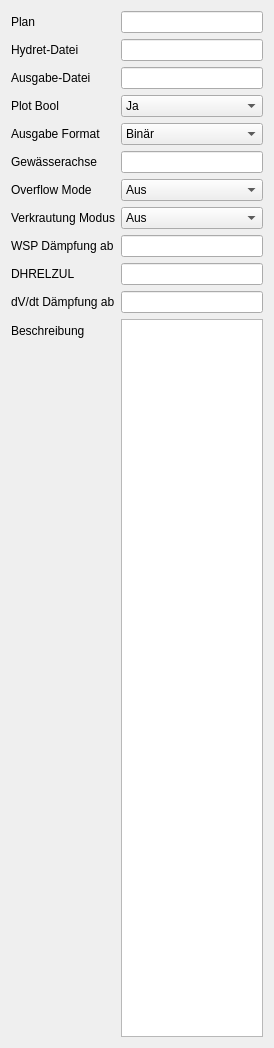
         <widget class="QWidget" name="runf">
          <property name="geometry">
           <rect>
            <x>0</x>
            <y>0</y>
            <width>274</width>
            <height>1048</height>
           </rect>
          </property>
          <attribute name="label">
           <string>Projekt-Datein</string>
          </attribute>
          <layout class="QFormLayout" name="formLayout_8">
           <item row="0" column="0">
            <widget class="QLabel" name="label_10">
             <property name="text">
              <string>Plan</string>
             </property>
            </widget>
           </item>
           <item row="0" column="1">
            <widget class="QLineEdit" name="p_plan">
             <property name="text">
              <string/>
             </property>
            </widget>
           </item>
           <item row="1" column="0">
            <widget class="QLabel" name="label_16">
             <property name="text">
              <string>Hydret-Datei</string>
             </property>
            </widget>
           </item>
           <item row="1" column="1">
            <widget class="QLineEdit" name="p_hyd">
             <property name="text">
              <string/>
             </property>
            </widget>
           </item>
           <item row="3" column="0">
            <widget class="QLabel" name="label_18">
             <property name="text">
              <string>Ausgabe-Datei</string>
             </property>
            </widget>
           </item>
           <item row="3" column="1">
            <widget class="QLineEdit" name="p_aus"/>
           </item>
           <item row="4" column="0">
            <widget class="QLabel" name="label_19">
             <property name="text">
              <string>Plot Bool</string>
             </property>
            </widget>
           </item>
           <item row="4" column="1">
            <widget class="QComboBox" name="p_plot">
             <item>
              <property name="text">
               <string>Ja</string>
              </property>
             </item>
             <item>
              <property name="text">
               <string>Nein</string>
              </property>
             </item>
            </widget>
           </item>
           <item row="5" column="0">
            <widget class="QLabel" name="label_20">
             <property name="text">
              <string>Ausgabe Format</string>
             </property>
            </widget>
           </item>
           <item row="5" column="1">
            <widget class="QComboBox" name="p_format">
             <item>
              <property name="text">
               <string>Binär</string>
              </property>
             </item>
             <item>
              <property name="text">
               <string>Ascii</string>
              </property>
             </item>
            </widget>
           </item>
           <item row="7" column="0">
            <widget class="QLabel" name="label_21">
             <property name="text">
              <string>Gewässerachse</string>
             </property>
            </widget>
           </item>
           <item row="7" column="1">
            <widget class="QLineEdit" name="p_achse"/>
           </item>
           <item row="9" column="0">
            <widget class="QLabel" name="label_22">
             <property name="text">
              <string>Overflow Mode</string>
             </property>
            </widget>
           </item>
           <item row="9" column="1">
            <widget class="QComboBox" name="p_ovfbil_2">
             <item>
              <property name="text">
               <string>Aus</string>
              </property>
             </item>
             <item>
              <property name="text">
               <string>OVFBIL</string>
              </property>
             </item>
             <item>
              <property name="text">
               <string>OVFREG</string>
              </property>
             </item>
            </widget>
           </item>
           <item row="11" column="0">
            <widget class="QLabel" name="label_26">
             <property name="text">
              <string>Verkrautung Modus</string>
             </property>
            </widget>
           </item>
           <item row="11" column="1">
            <widget class="QComboBox" name="p_kstmod">
             <property name="toolTip">
              <string>&lt;html&gt;&lt;head/&gt;&lt;body&gt;&lt;p&gt;KSTMOD&lt;/p&gt;&lt;p&gt;hier WELLEN mit Prozentwerten (3 Klassen) für saisonabhängige Verkrautung&lt;/p&gt;&lt;/body&gt;&lt;/html&gt;</string>
             </property>
             <item>
              <property name="text">
               <string>Aus</string>
              </property>
             </item>
             <item>
              <property name="text">
               <string>An</string>
              </property>
             </item>
            </widget>
           </item>
           <item row="12" column="0">
            <widget class="QLabel" name="label_23">
             <property name="text">
              <string>WSP Dämpfung ab</string>
             </property>
            </widget>
           </item>
           <item row="12" column="1">
            <widget class="QLineEdit" name="p_dhzul">
             <property name="toolTip">
              <string>DHZUL</string>
             </property>
            </widget>
           </item>
           <item row="13" column="0">
            <widget class="QLabel" name="label_24">
             <property name="text">
              <string>DHRELZUL</string>
             </property>
            </widget>
           </item>
           <item row="13" column="1">
            <widget class="QLineEdit" name="p_dhrelzul">
             <property name="toolTip">
              <string>DHRELZUL</string>
             </property>
            </widget>
           </item>
           <item row="14" column="0">
            <widget class="QLabel" name="label_25">
             <property name="text">
              <string>dV/dt Dämpfung ab</string>
             </property>
            </widget>
           </item>
           <item row="14" column="1">
            <widget class="QLineEdit" name="p_dvrelzul">
             <property name="toolTip">
              <string>DVRELZUL</string>
             </property>
            </widget>
           </item>
           <item row="16" column="0">
            <widget class="QLabel" name="label_29">
             <property name="text">
              <string>Beschreibung</string>
             </property>
            </widget>
           </item>
           <item row="16" column="1">
            <widget class="QTextBrowser" name="p_comments"/>
           </item>
          </layout>
         </widget>
